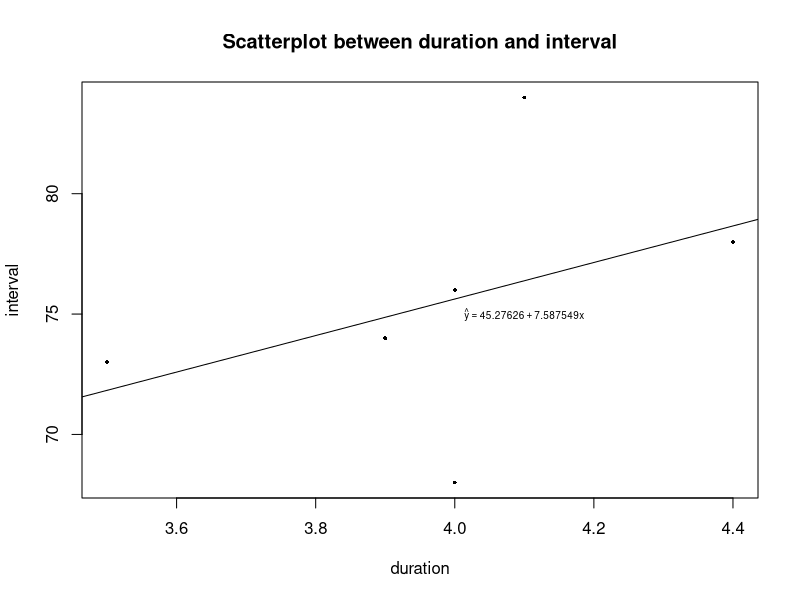
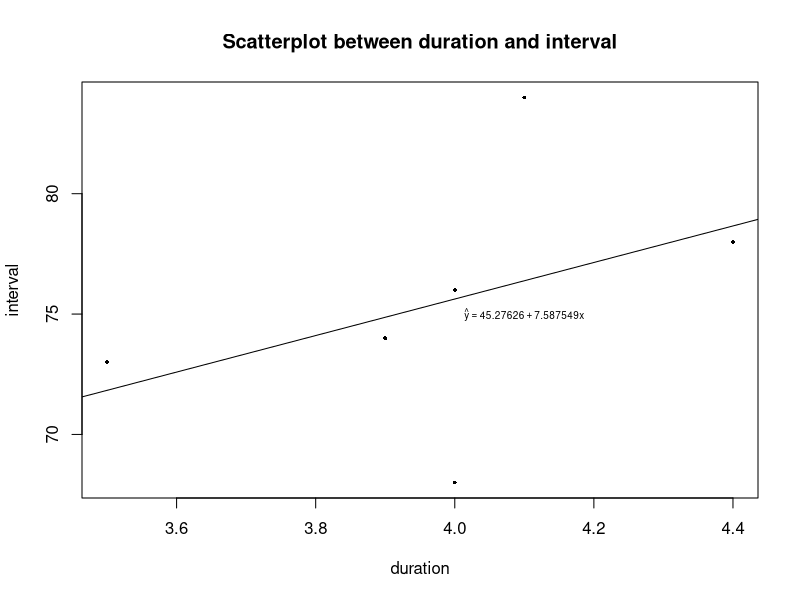

R code for these plots, in order:
## ---- chunk 1
x = c(4.4, 3.9, 4.0, 4.0, 3.5, 4.1)
y = c(78, 74, 68, 76, 73, 84)
xy <- data.frame(duration = x, interval = y)

plot(xy,pch=16,cex=0.5) #scatter plot
title("Scatterplot between duration and interval")
x=xy$duration
y=xy$interval
n=length(x)
lm.sol=lm(y~x)
abline(lm.sol)

beta0 = 45.27626
beta1 = 7.587549
text(4.1, 75, labels = bquote(hat(y) == .(beta0) + .(beta1) * x),cex=0.6)
## ---- chunk 2
x = c(4.4, 3.9, 4.0, 4.0, 3.5, 4.1)
y = c(78, 74, 68, 76, 73, 84)
xy <- data.frame(duration = x, interval = y)

plot(xy,pch=16,cex=0.5) #scatter plot
title("Scatterplot between duration and interval")
x=xy$duration
y=xy$interval
n=length(x)
lm.sol=lm(y~x)
abline(lm.sol)

beta0 = 45.27626
beta1 = 7.587549
text(4.1, 75, labels = bquote(hat(y) == .(beta0) + .(beta1) * x),cex=0.6)
